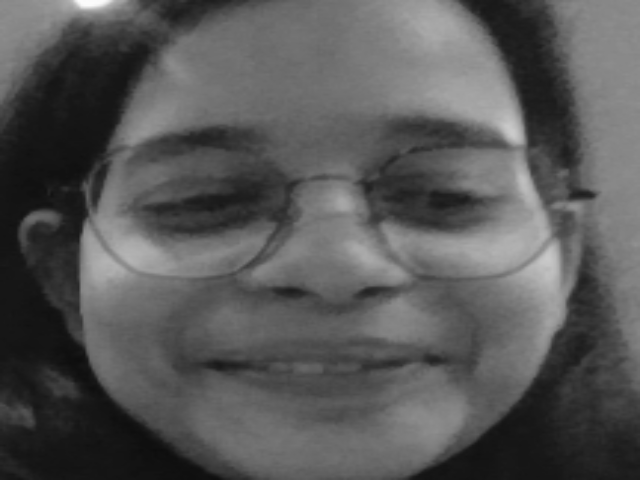
#> input picture Class Projects/Assingment 1/Shipra_Maurya_2nd_CSE(AI&ML)/facedetect/dataset/Shipra/1.png, 640 x 480 px, found by its file name
$ python face.py
#> lines starting #> are read from the running program, lines starting #| are printed output that depends on the picture; after the words box and inside, x2 and y2 are one past the last pixel; in counts of white or black regions, pixels touching at a corner belong together
import cv2
import os
import numpy as np

haar_file='haarcascade_frontalface_default (1).xml'
datasets='C:/Users/Vaishnavi Raturi/PycharmProjects/pythonProject/facedetect/dataset/'
(images,labels,names,id)=([],[],{},0)
for(subdir,dirs,files) in os.walk(datasets):
    for subdir in dirs:
        names[id]=subdir
        subjectpath=os.path.join(datasets,subdir)
        for filename in os.listdir(subjectpath):
            path = os.path.join(subjectpath, filename)
            label = id
            images.append(cv2.imread(path, 0))
            labels.append(int(label))
        id += 1
#> id = 1

    (width, height) = (640, 480)

    (images, labels) = [np.array(lists) for lists in [images, labels]]

    model = cv2.face.LBPHFaceRecognizer_create()
    model.train(images, labels)

    face_cascade = cv2.CascadeClassifier(haar_file)
    cap = cv2.VideoCapture(0)

    print('Classifier trained!')
    print('Attempting to detecting faces...')

    while True:
        ret, frame = cap.read()
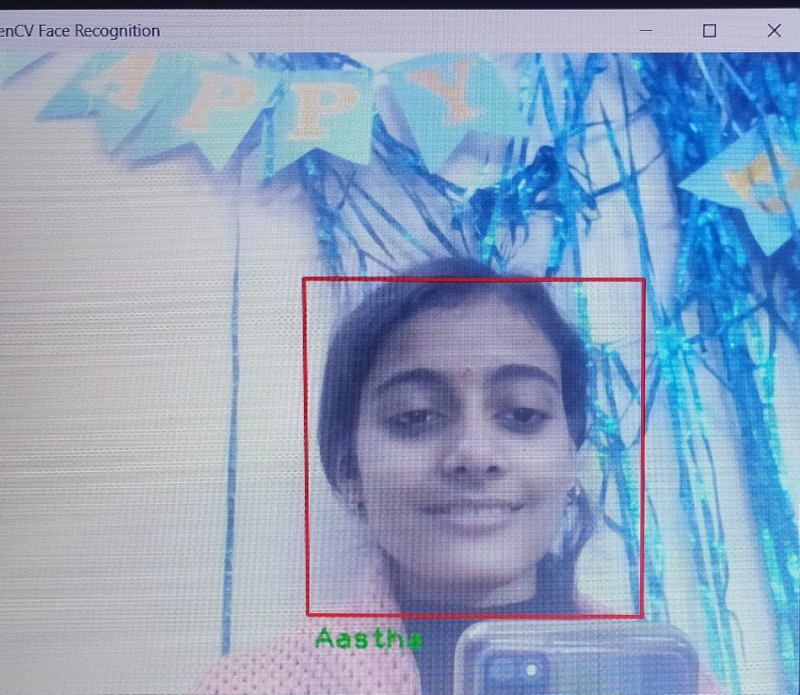
#> input picture Class Projects/Assingment 1/Aastha_1_IT/assignment 1 photo.jpg, 1600 x 1389 px, given in place of the camera (shown at 1/2 size)
#> frame is the input picture: shape (1389, 1600, 3); mean B, G, R 190.2, 163.1, 142.1
        if ret == True:
            img_gray = cv2.cvtColor(frame, cv2.COLOR_BGR2GRAY)
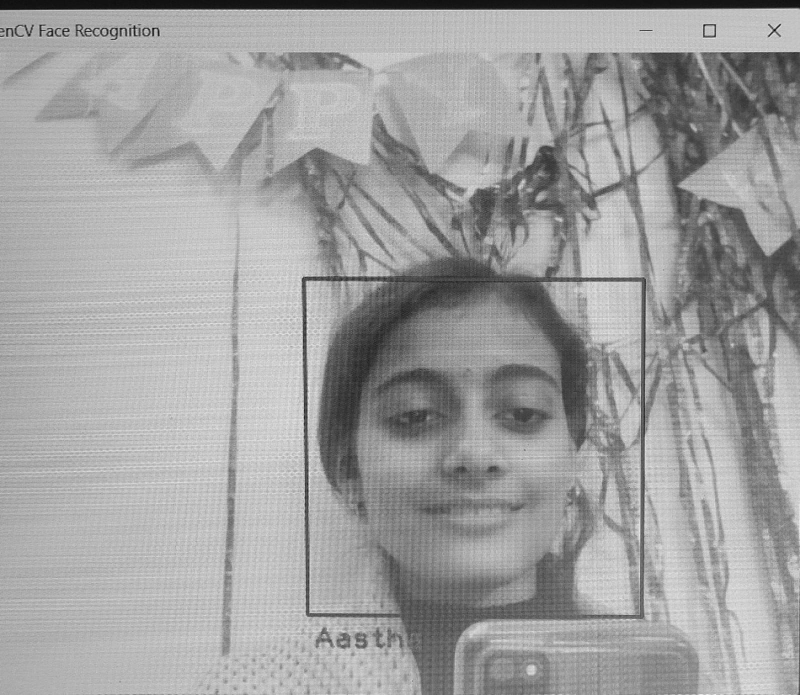
#> img_gray: shape (1389, 1600) (shown at 1/2 size); min 3, max 255, mean 159.9
            faces = face_cascade.detectMultiScale(img_gray, 1.4, 4)
            for (x, y, w, h) in faces:
                cv2.rectangle(frame, (x, y), (x + w, y + h), (0, 0, 255), 2)
                face = img_gray[y:y + h, x:x + w]
                face_resize = cv2.resize(face, (width, height))
                prediction = model.predict(face_resize)

                if prediction[1] < 74:
                    cv2.putText(frame, '%s' % (names[prediction[0]].strip()), (x + 5, (y + 25) + h),
                                cv2.FONT_HERSHEY_PLAIN, 1.5, (20, 185, 20), 2)
                else:
                    cv2.putText(frame, 'Unknown', (x + 5, (y + 25) + h), cv2.FONT_HERSHEY_PLAIN, 1.5, (65, 65, 255), 2)
                    print("Predicted person: Unknown")
#> this loop made 2 passes
#> pass 1, `face = img_gray[y:y + h, x:x + w]`:
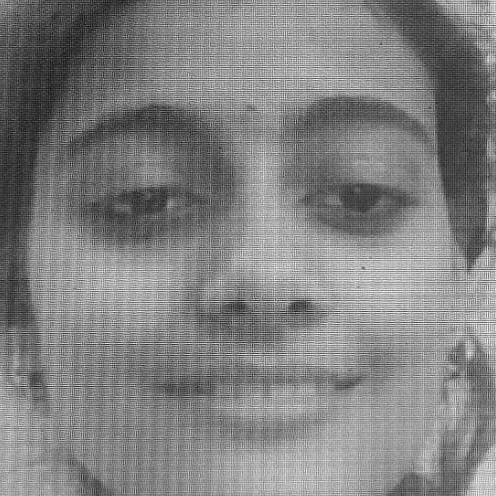
#> face: shape (496, 496); min 8, max 250, mean 128.7
#> pass 1, `face_resize = cv2.resize(face, (width, height))`:
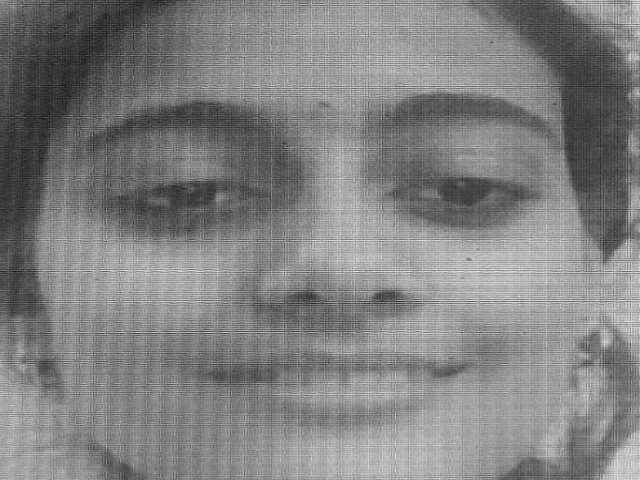
#> face_resize: shape (480, 640); min 22, max 239, mean 128.6
#> pass 2, `face = img_gray[y:y + h, x:x + w]`:
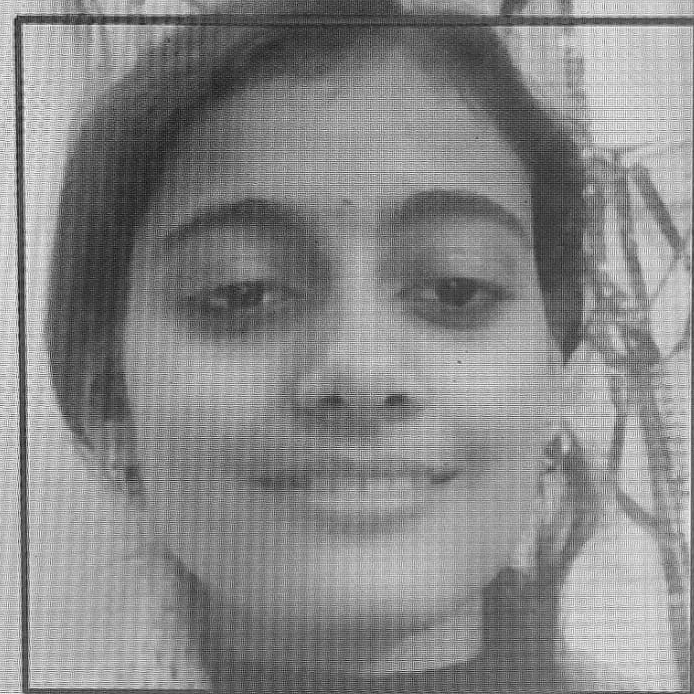
#> face: shape (694, 694); min 8, max 255, mean 136.8
#> pass 2, `face_resize = cv2.resize(face, (width, height))`:
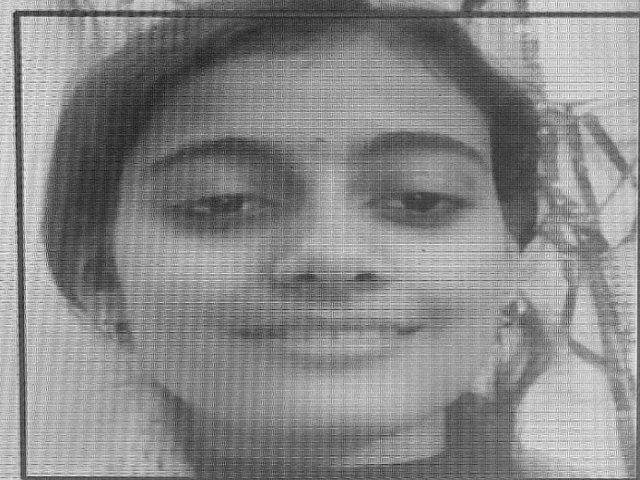
#> face_resize: shape (480, 640); min 20, max 249, mean 136.7
#> after the loop:
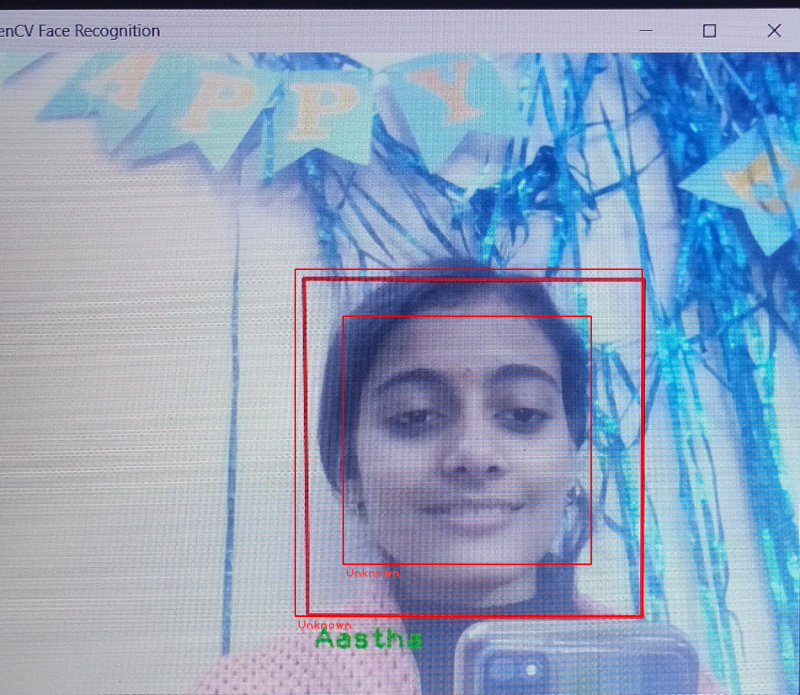
#> frame: shape (1389, 1600, 3) (shown at 1/2 size); 0.69% of pixels changed, all inside (x1, y1, x2, y2) = (589, 537, 1286, 1258)

            cv2.imshow('OpenCV Face Recognition', frame)
            if cv2.waitKey(1)==ord("q"):
#> (key q is pressed here)
                break
cap.release()
cv2.destroyAllWindows()
